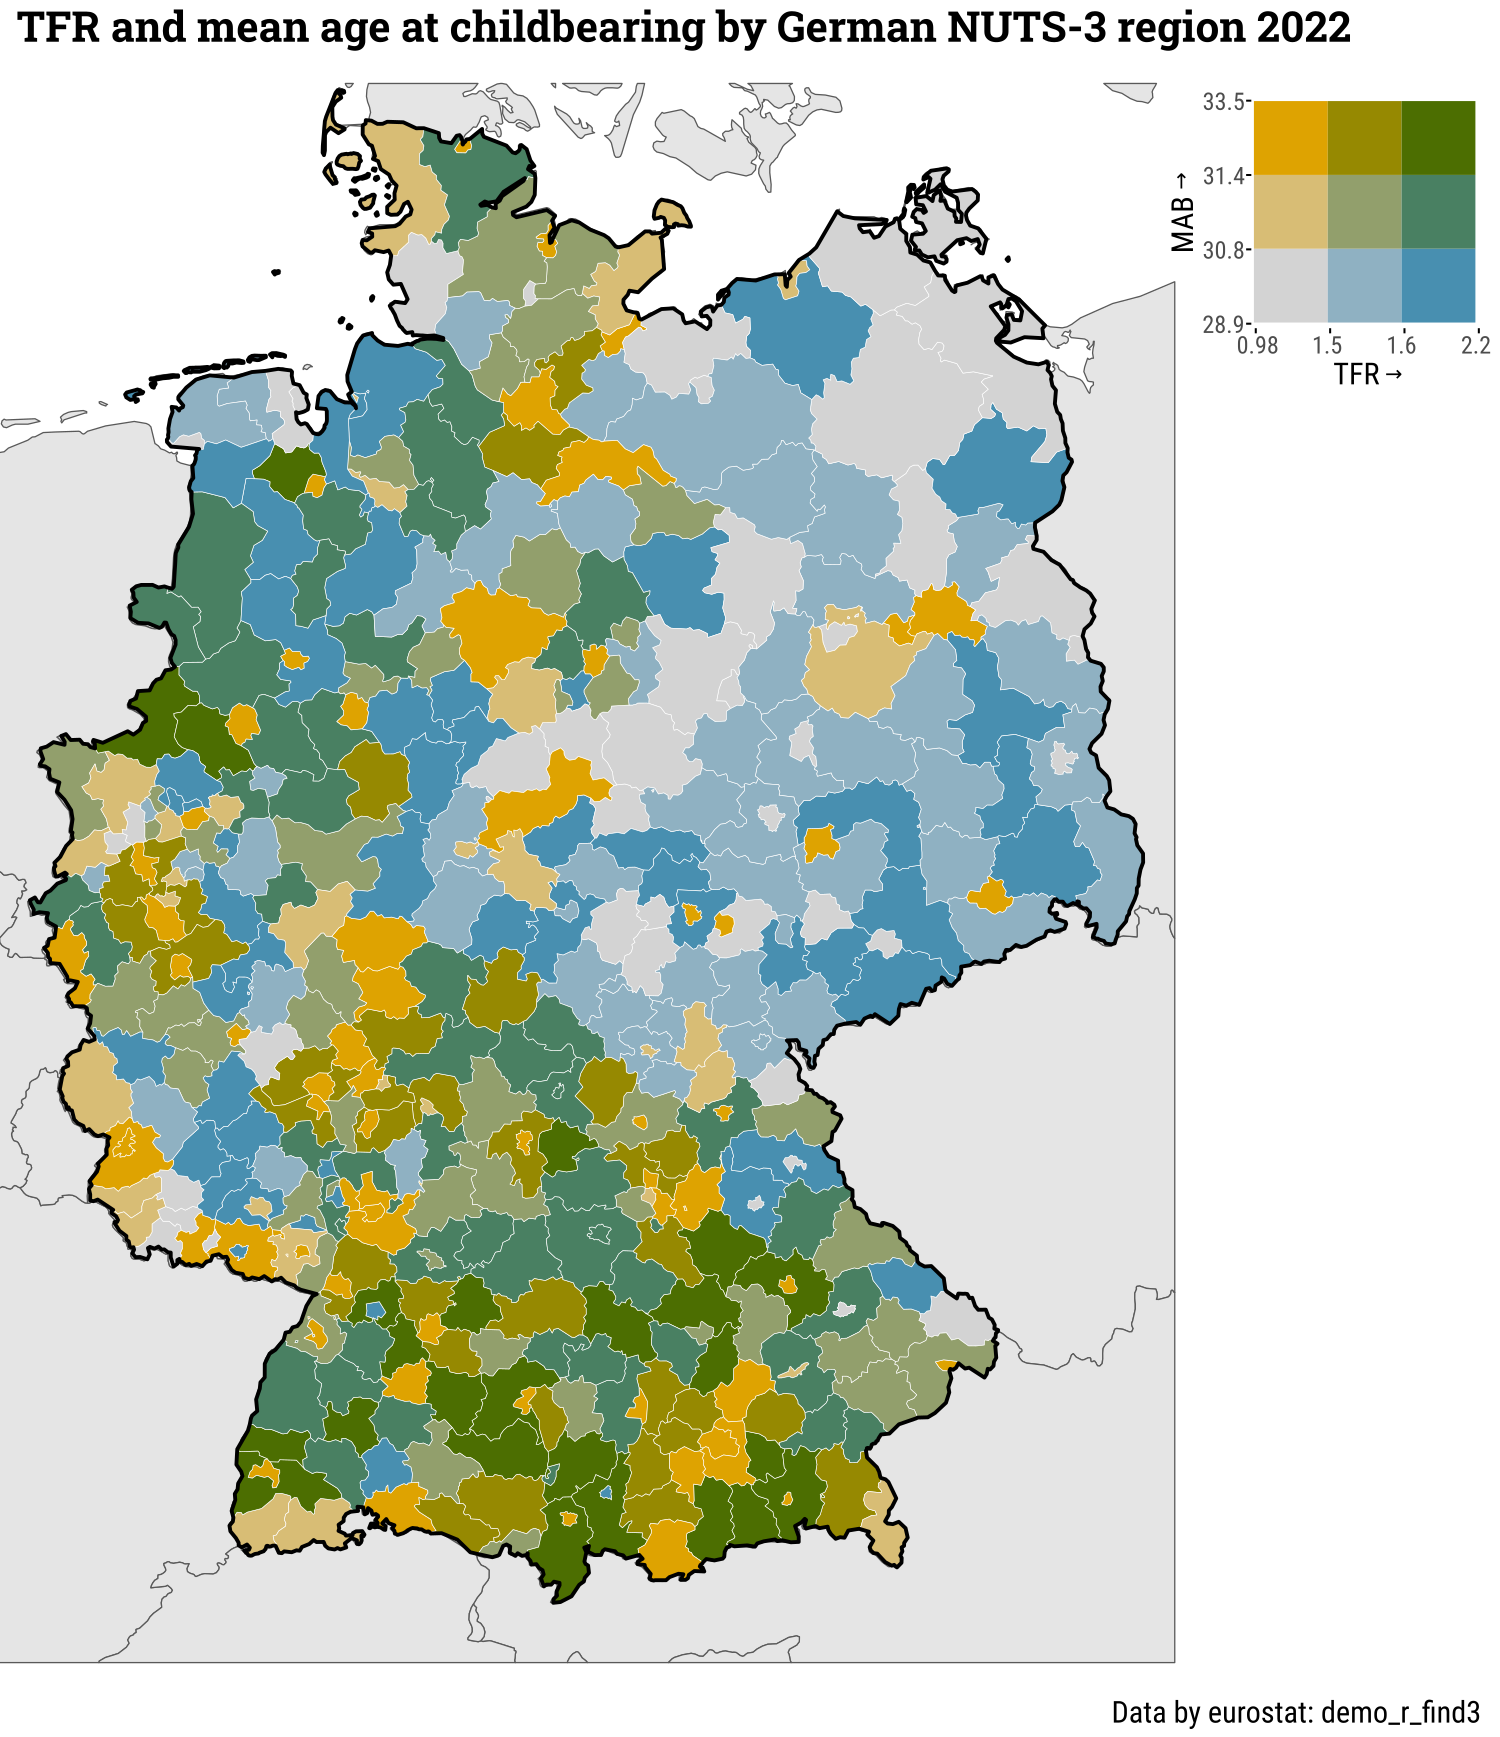

Source code (R):
# Generate a bivariate map of German regional TFR vs mean age at birth

# Init ------------------------------------------------------------

# devtools::install_github("ropensci/rnaturalearthhires")
library(tidyverse)
library(sf)
library(eurostat)
library(rnaturalearth)
library(biscale)
library(cowplot)

# Constants -------------------------------------------------------

# bounding box which crops to mainland Germany and surrounding countries
# coordinates of bounding box expressed in Pseudo-Mercator coordinates
# https://epsg.io/3857
bounding_box <- c(xmin = 594374, ymin = 5931513,
                  xmax = 1702405, ymax = 7378313)

# Create region layer ---------------------------------------------

# district outlines in SF format
regions <-
  # just to be explicit we state that the coordinates are expressed
  # in latitude-longitude format, i.e. https://epsg.io/4326
  eurostat::get_eurostat_geospatial(
    nuts_level = '3', crs = '4326', resolution = '03'
  ) |>
  # select only german regions
  filter(
    CNTR_CODE %in% 'DE'
  ) |>
  # project to Pseudo Mercator as used by OSM or Google Maps
  # https://epsg.io/3857
  st_transform(crs = st_crs(3857)) |>
  # crop to bounding box
  st_crop(y = bounding_box)

ggplot(regions) +
  geom_sf()

# Create basemap --------------------------------------------------

basemap <-
  # use the naturalearth package to download global geodata
  ne_countries(
    type = 'countries', returnclass = 'sf', scale = 'large'
  ) |>
  # just to be explicit we state that the coordinates are expressed
  # in latitude-longitude format, i.e. https://epsg.io/4326
  st_set_crs(4326) |>
  # project to Pseudo Mercator as used by OSM or Google Maps
  # https://epsg.io/3857
  st_transform(crs = st_crs(3857)) |>
  # crop to France and surrounding countries
  # coordinates of bounding box expressed in Mercator coordinates
  st_crop(y = bounding_box)

ggplot(basemap) +
  geom_sf()

# Outline of Germany ----------------------------------------------

# make a union of all regions belonging to Germany and return
# the outline of the resulting polygon
outline <-
  regions %>%
  summarise(id = 'de') %>%
  st_union()

ggplot(outline) +
  geom_sf(fill = NA, lwd = 1, color = 'black') +
  theme_void()

# Merge regions with fertility data -------------------------------

# download data on fertility by NUTS-3 region
fert <- eurostat::get_eurostat('demo_r_find3')

# format data
fert <-
  fert |>
  mutate(year = lubridate::year(TIME_PERIOD)) |>
  filter(
    year == 2022,
    # only select NUTS-3 regions (they have a five character long id)
    str_length(geo) == 5,
    str_sub(geo, 1, 2) == 'DE',
    indic_de %in% c('TOTFERRT', 'AGEMOTH')
  ) |>
  select(geo, indic_de, values) |>
  spread(key = indic_de, value = values)

# merge with geodata on german NUTS 3 regions
fert <-
  left_join(regions, fert, by = 'geo')

# Define bivariate color scale ------------------------------------

data <- bi_class(
  fert,
  x = TOTFERRT,
  y = AGEMOTH,
  style = "quantile",
  dim = 3
)

breaks <-
  bi_class_breaks(
    data,
    x = TOTFERRT,
    y = AGEMOTH,
    style = "quantile", 
    dim = 3,
    dig_lab = 2,
    split = TRUE
  )

# Plot bivariate map ----------------------------------------------

bivarmap <-
  ggplot() +
  # basemap
  geom_sf(
    data = basemap
  ) +
  # district tfr & mean age at birth
  geom_sf(
    aes(fill = bi_class),
    data = data,
    color = 'white', linewidth = 0.1, show.legend = FALSE
  ) +
  # outline
  geom_sf(
    fill = NA, lwd = 0.6, color = 'black',
    data = outline
  ) +
  bi_scale_fill(pal = 'BlueGold', dim = 3) +
  theme_void()

legend <-
  bi_legend(
    pal = 'BlueGold',
    dim = 3,
    xlab = 'TFR',
    ylab = 'Mean age at childbearing',
    size = 8,
    breaks = breaks
  ) +
  theme(plot.background = element_blank())

bivarfertility <-
  ggdraw() +
  draw_plot(bivarmap, -0.27, 0, 1.3, 1) +
  draw_plot(legend, 0.73, 0.7, 0.29, 0.29) +
  draw_figure_label('Data by eurostat: demo_r_find3', position = 'bottom.right') +
  draw_figure_label('Data by eurostat: demo_r_find3', position = 'bottom.right') +
  draw_figure_label('TFR and mean age at childbearing by German NUTS-3 region 2022',
                    position = 'top.left', fontface = 'bold', size = 14)

bivarfertility

# Export ----------------------------------------------------------

ggsave(
  filename = './bivarfertility/bivarfertility.svg',
  plot = bivarfertility,
  device = svglite::svglite,
  width = 175,
  fix_text_size = FALSE,
  units = 'mm'
)
